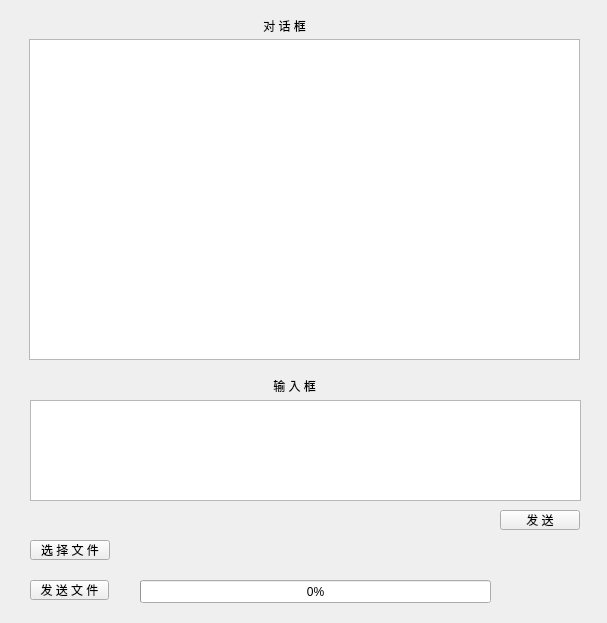
<?xml version="1.0" encoding="UTF-8"?>
<ui version="4.0">
 <class>Dlog</class>
 <widget class="QWidget" name="Dlog">
  <property name="geometry">
   <rect>
    <x>0</x>
    <y>0</y>
    <width>607</width>
    <height>623</height>
   </rect>
  </property>
  <property name="windowTitle">
   <string>Form</string>
  </property>
  <widget class="QLabel" name="sendto">
   <property name="geometry">
    <rect>
     <x>440</x>
     <y>15</y>
     <width>131</width>
     <height>21</height>
    </rect>
   </property>
   <property name="text">
    <string/>
   </property>
   <property name="alignment">
    <set>Qt::AlignRight|Qt::AlignTrailing|Qt::AlignVCenter</set>
   </property>
  </widget>
  <widget class="QLabel" name="label_3">
   <property name="geometry">
    <rect>
     <x>270</x>
     <y>380</y>
     <width>54</width>
     <height>12</height>
    </rect>
   </property>
   <property name="text">
    <string> 输 入 框</string>
   </property>
  </widget>
  <widget class="QLabel" name="label_2">
   <property name="geometry">
    <rect>
     <x>260</x>
     <y>20</y>
     <width>54</width>
     <height>12</height>
    </rect>
   </property>
   <property name="text">
    <string> 对 话 框</string>
   </property>
  </widget>
  <widget class="QPushButton" name="choosefile">
   <property name="geometry">
    <rect>
     <x>30</x>
     <y>540</y>
     <width>80</width>
     <height>20</height>
    </rect>
   </property>
   <property name="text">
    <string>选 择 文 件</string>
   </property>
  </widget>
  <widget class="QWidget" name="verticalLayoutWidget_2">
   <property name="geometry">
    <rect>
     <x>29</x>
     <y>39</y>
     <width>551</width>
     <height>321</height>
    </rect>
   </property>
   <layout class="QVBoxLayout" name="verticalLayout_2">
    <item>
     <widget class="QTextEdit" name="msg"/>
    </item>
   </layout>
  </widget>
  <widget class="QLabel" name="showfilename">
   <property name="geometry">
    <rect>
     <x>120</x>
     <y>540</y>
     <width>451</width>
     <height>16</height>
    </rect>
   </property>
   <property name="text">
    <string/>
   </property>
  </widget>
  <widget class="QWidget" name="verticalLayoutWidget">
   <property name="geometry">
    <rect>
     <x>30</x>
     <y>400</y>
     <width>551</width>
     <height>101</height>
    </rect>
   </property>
   <layout class="QVBoxLayout" name="verticalLayout">
    <item>
     <widget class="QTextEdit" name="input"/>
    </item>
   </layout>
  </widget>
  <widget class="QPushButton" name="sendfile">
   <property name="geometry">
    <rect>
     <x>30</x>
     <y>580</y>
     <width>79</width>
     <height>20</height>
    </rect>
   </property>
   <property name="text">
    <string>发 送 文 件</string>
   </property>
  </widget>
  <widget class="QPushButton" name="sendmsg">
   <property name="geometry">
    <rect>
     <x>500</x>
     <y>510</y>
     <width>80</width>
     <height>20</height>
    </rect>
   </property>
   <property name="text">
    <string>发 送</string>
   </property>
  </widget>
  <widget class="QLabel" name="userName">
   <property name="geometry">
    <rect>
     <x>30</x>
     <y>10</y>
     <width>111</width>
     <height>31</height>
    </rect>
   </property>
   <property name="text">
    <string/>
   </property>
  </widget>
  <widget class="QProgressBar" name="progressBar">
   <property name="geometry">
    <rect>
     <x>140</x>
     <y>580</y>
     <width>351</width>
     <height>23</height>
    </rect>
   </property>
   <property name="value">
    <number>0</number>
   </property>
  </widget>
 </widget>
 <resources/>
 <connections/>
</ui>
